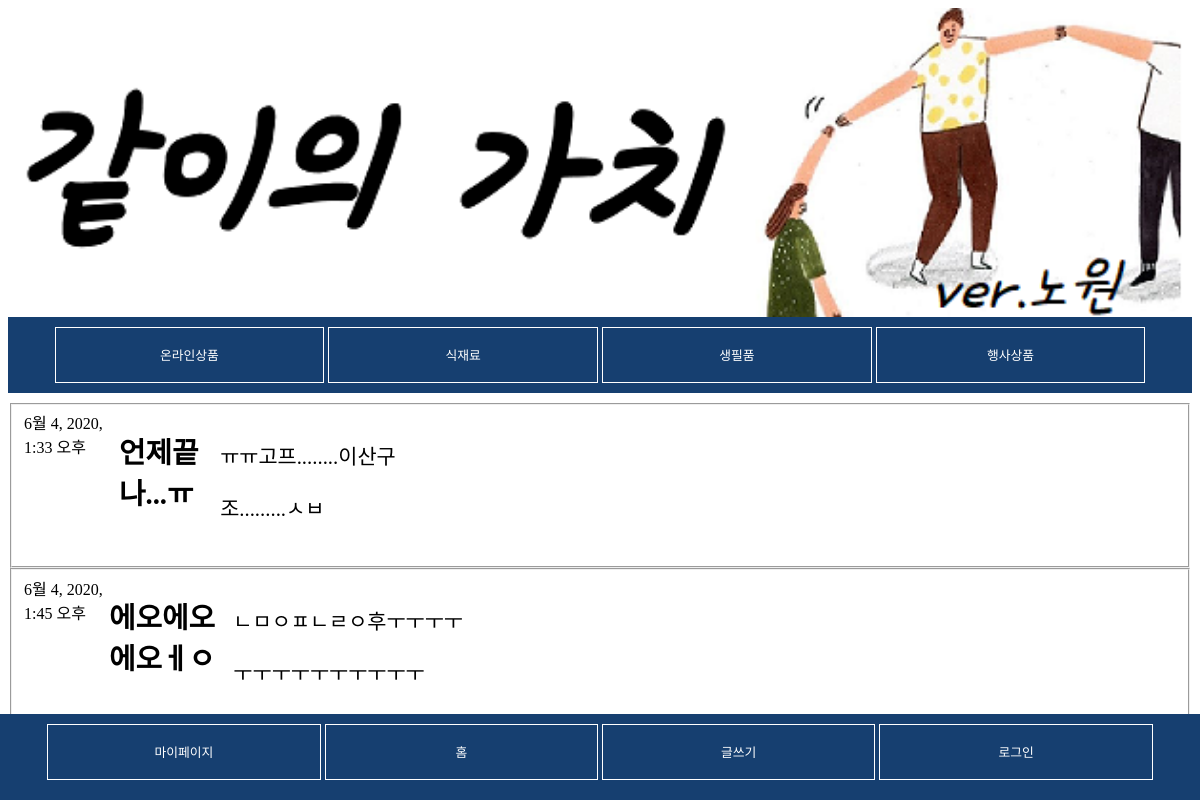
The app's page /, older data.
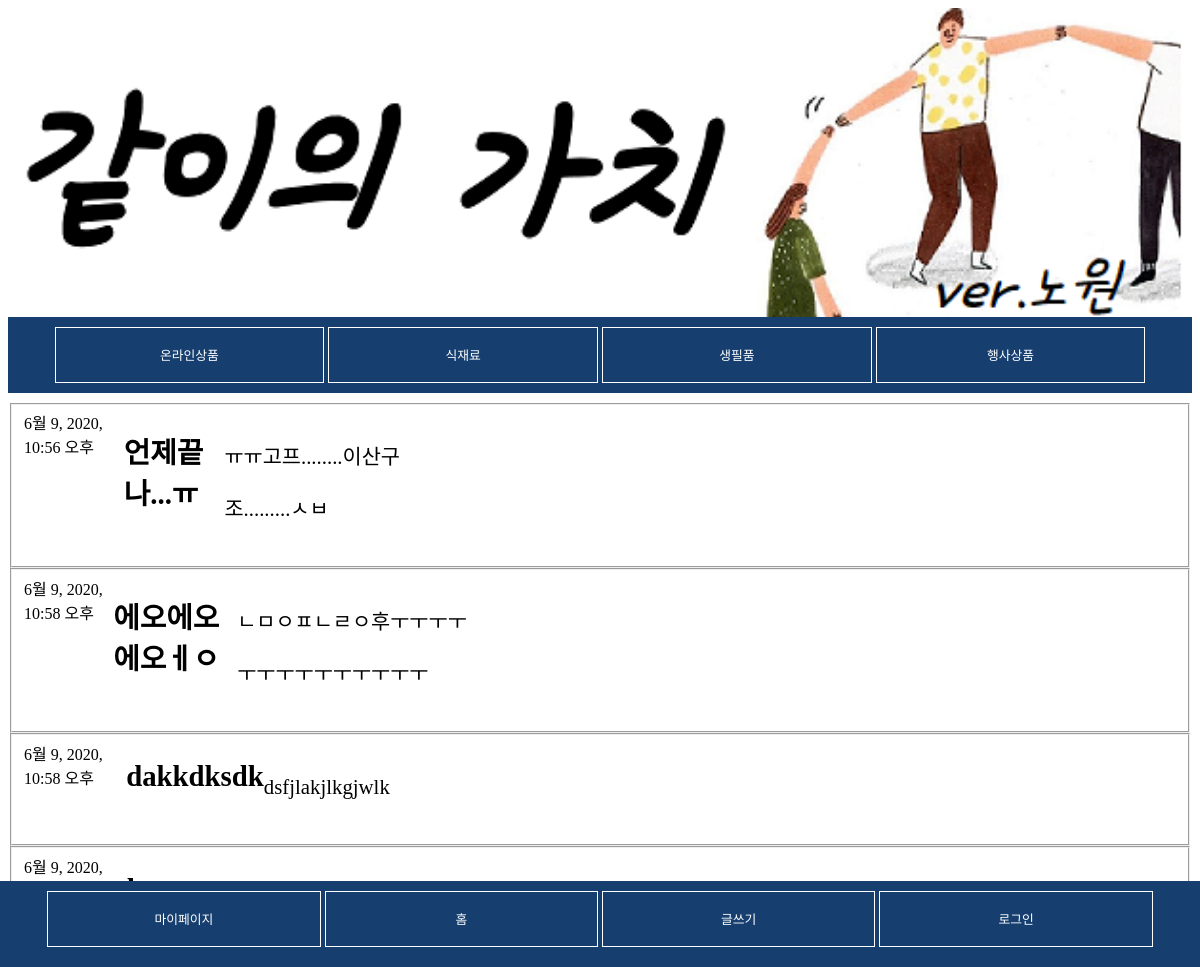
The same page, newer data.
### blog/models.py (models this page shows, shortened)
class Post(models.Model): #post:모델 이름 //models는 Post가 장고 모델임을 의미
    author = models.ForeignKey(settings.AUTH_USER_MODEL, on_delete=models.CASCADE)#다른 모델에 대한 링크
    title = models.CharField(max_length=200) #글자수가 제한된 텍스트를 정의할 때 사용, 제목같은데 사용
    text = models.TextField() #글자 수에 제한이 없는 긴 텍스트를 위한 속성. 블로그 콘텐츠 용
    created_date = models.DateTimeField( #날짜와 시간
            default=timezone.now)
    published_date = models.DateTimeField(
            blank=True, null=True)

### blog/views.py (the view)
# urls.py: path('', views.post_list, name='post_list'),
def post_list(request):
    posts=Post.objects.filter(published_date__lte=timezone.now()).order_by('published_date')
    return render(request, 'blog/post_list.html', {'posts':posts})

### blog/templates/blog/post_list.html
{% extends 'blog/base.html' %}
{% block cont %}
      <nav>
         <ul id="main-nav">
         <li><a href="{% url 'online' %}" class = "original">온라인상품</a></li>
         <li><a href="{% url 'ingredients' %}" class = "original">식재료</a></li>
         <li><a href="{% url 'daily_necessity' %}" class = "original">생필품</a></li>
         <li><a href="{% url 'eventitem' %}" class = "original">행사상품</a></li>
         </ul>
      </nav>
      {% for post in posts %}
          <div class="post">
            <fieldset>
               <table style = "text-align: center;">
                  <div class="date">
                      {{ post.published_date }}
                  </div>
                  <h1><a href="{% url 'post_detail' pk=post.pk %}">{{ post.title }}</a></h1>
                  <p>{{ post.text|linebreaksbr }}</p>
               </table>
            </fieldset>
          </div>
      {% endfor %}
{% endblock %}

Row changes from the older to the newer data that the page shows:
changed Post "언제끝나...ㅠ": published_date "6월 4, 2020, 1:33 오후" → "6월 9, 2020, 10:56 오후"
changed Post "에오에오에오ㅔㅇ": published_date "6월 4, 2020, 1:45 오후" → "6월 9, 2020, 10:58 오후"
added Post: published_date "6월 9, 2020, 10:58 오후", title "dakkdksdk", text "dsfjlakjlkgjwlk"
added Post: published_date "6월 9, 2020,…"
